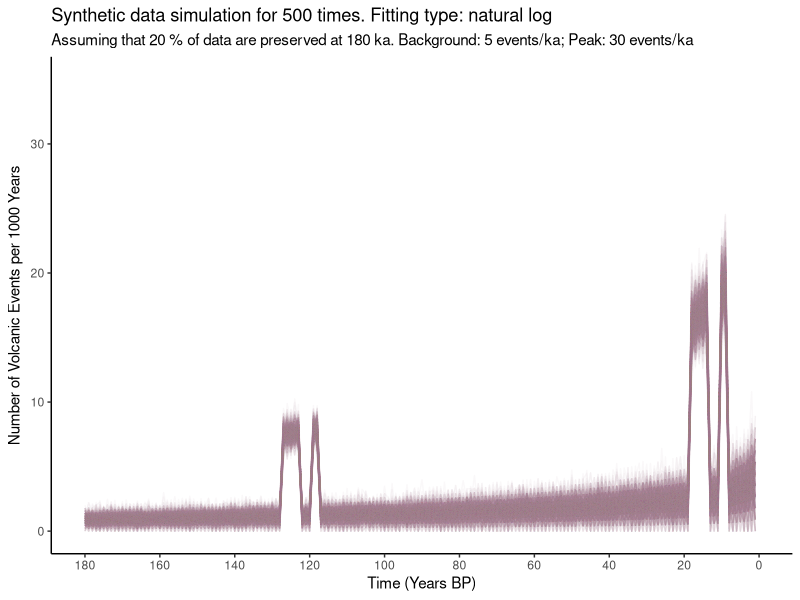

This chart was generated by the following R code:
## ---- chunk 1
knitr::opts_chunk$set(echo = TRUE)
## ---- chunk 2
synthetic_gen <- function(background, background_sd, peak, peak_sd, ar_uncertainty, degla1_begin, degla1_end, degla2_begin, degla2_end, small, gap){
  
  bg <- background
  pk <- peak
  bgsd <- background_sd
  pksd <- peak_sd
  t1 <- degla1_begin
  t2 <- degla1_end
  t3 <- degla2_begin
  t4 <- degla2_end
  gap <- as.integer(gap)
  
  library(ggplot2)
  
  # Initiating a new data.frame for the synthetic data
  syn <- data.frame(ka = c(1:180))
  syn$yearsBP <- NA
  for (i in 1:nrow(syn)){
    syn$yearsBP[i] <- syn$ka[i] * 1000
  }
  
  # Generating the synthetic data
  # method:
  # 1) Background noise = 5 +/- 4;
  #    The variation is based on the normal distribution
  #    using rnorm(1, mean=5, sd=2) function with as.integer()function
  #    which is: as.integer(rnorm(1, mean=5, sd=2))
  # 2) Peaks at interglacial periods:
  #    when ka -> (14, 18) OR (123, 127)
  # 3) Data at peaks = 30 +/- 5
  #    which is: as.integer(rnorm(1, mean=30, sd=2.5))
  syn$events <- NA
  
  if(small==1){
      for (i in 1:nrow(syn)){
        if(isTRUE(i>=t4 && i<=t3) || isTRUE(i>=t2 && i<=t1)){
            syn$events[i] <- as.integer(rnorm(1, mean=pk, sd=pksd))
            if(syn$events[i] < 0){
              syn$events[i] <- 0
            }
        } else if(isTRUE(i>=(t4-gap) && i<=(t4-gap+1)) || isTRUE(i>=(t2-gap) && i<=(t2-gap+1))){
            syn$events[i] <- as.integer(rnorm(1, mean=pk, sd=pksd))
            if(syn$events[i] < 0){
              syn$events[i] <- 0
            }
        } else {
            syn$events[i] <- as.integer(rnorm(1, mean=bg, sd=bgsd))
            if(syn$events[i] < 0){
              syn$events[i] <- 0
            }
        }
    }
  } else {
    for (i in 1:nrow(syn)){
        if(isTRUE(i>=t4 && i<=t3) || isTRUE(i>=t2 && i<=t1)){
            syn$events[i] <- as.integer(rnorm(1, mean=pk, sd=2.5))
            if(syn$events[i] < 0){
              syn$events[i] <- 0
            }
        } else {
            syn$events[i] <- as.integer(rnorm(1, mean=bg, sd=2))
            if(syn$events[i] < 0){
              syn$events[i] <- 0
            }
        }
    }
  }
  
  # generating temporal uncertainty up to 10% for Argon dating
  for (i in 2:(nrow(syn)-1)){
    x <- runif(1,0,1)
    if(x < ar_uncertainty/2){
      syn$events[i-1] <- syn$events[i-1] * (1 + ar_uncertainty/2)
      syn$events[i] <-  syn$events[i] * (1 - ar_uncertainty/2)
      if(syn$events[i] < 0){
        syn$events[i] <- 0
      }
    } else if (x > (1 - ar_uncertainty/2)) {
      syn$events[i] <- syn$events[i] * (1 + ar_uncertainty/2)
      syn$events[i+1] <-  syn$events[i+1] * (1 - ar_uncertainty/2)
      if(syn$events[i+1] < 0){
        syn$events[i+1] <- 0
      }
    }
  }
  
  
  # plot to see the synthetic data
  
  plot <- ggplot()+
    geom_line(data=syn, aes(x=syn$ka, y=syn$events))+
    scale_x_reverse(limits = c(180, 0),breaks = scales::pretty_breaks(n = 18)) +
    ggtitle("Synthetic data") +
    theme(panel.grid.major = element_blank(), panel.grid.minor = element_blank(),
          panel.background = element_blank(), axis.line = element_line(colour = "black"))+
    labs(y = "Events",
         x = "Ka")
  
  plot
  
  return(syn)
}

## ---- chunk 3
mc_syn <- function(type, p, run, background, background_sd, peak, peak_sd, ar_uncertainty, degla1_begin, degla1_end, degla2_begin, degla2_end, small, gap){
  
  require(stringdist)
  
  #df <- syn
  #p <- 0.1
  #run <- 100
  
  
  bg <- background
  pk <- peak
  bgsd <- background_sd
  pksd <- peak_sd
  t1 <- degla1_begin
  t2 <- degla1_end
  t3 <- degla2_begin
  t4 <- degla2_end
  #type <-"linear"
  
  # Initiating the output data frame
  output <- data.frame(ka = c(1:180))
  
  if(type %in% "linear"){
    
    for(mc in 1:run){
      # generate a new synthetic dataset
      df <- synthetic_gen(bg, bgsd, pk, pksd, ar_uncertainty, t1, t2, t3, t4, small, gap)
      
      # calculate the number of events preserved in each time period
      output$nextrun <- NA
      df$prob <- NA
      
      # In the linear case, the fitting curve y = kx + b passes through (0,1) and (180, p)
      # Therefore:
      # b = 1 and 180k + 1 = p
      # solve: k = (p-1)/180
      # And the curve is: y = (p-1) * x / 180 + 1 where y is the prob and x is ka
      # And the number of preserved events is y * df$events[i]
      
      for (i in 1:nrow(output)){
        df$prob[i] <- (p-1) * df$ka[i] / 180 + 1
        output$nextrun[i] <- ((p-1) * output$ka[i] / 180 + 1) * df$events[i]
      }

      
      # set the column name
      names(output)[mc+1] <- paste("Simu",toString(mc), sep = " ", collapse = NULL)

    }
    # plot
    maint <- paste("Synthetic data simulation for", toString(run), "times. Fitting type:", type)
    subt <- paste("Assuming that", toString(p*100), "% of data are preserved at 180 ka. Background:", toString(bg), "events/ka; Peak:", toString(pk), "events/ka")
    last <- run + 1
    plot <- ggplot()
    for(i in 2:last){
      gg.data <- data.frame(Time=output[,1], Events=output[,i])
      plot<- plot+
        geom_line(data=gg.data, aes(x=Time, y=Events),size = 0.5, colour="#A67C94", alpha = 0.05) 
    }
    
    plot <- plot + scale_x_reverse(limits = c(180, 0.1),breaks = scales::pretty_breaks(n = 9)) +
      ggtitle(maint, subt) +
      theme(panel.grid.major = element_blank(), panel.grid.minor = element_blank(),
            panel.background = element_blank(), axis.line = element_line(colour = "black"))+
      scale_y_continuous(name = expression("Number of Volcanic Events per 1000 Years"), limits = c(0, 35))+
      labs(y = "Counts",
           x = "Time (Years BP)",
           colour = "Parameter")
    print(plot)
    
    # return data
    return(output)
    
  } else if (type %in% "inverse"){
    for(mc in 1:run){
      # generate a new synthetic dataset
      df <- synthetic_gen(bg, bgsd, pk, pksd, ar_uncertainty, t1, t2, t3, t4, small, gap)
      
      # calculate the number of events preserved in each time period
      output$nextrun <- NA
      df$prob <- NA
      
      # In the linear case, the fitting curve y = k/(x + b) passes through (0,1) and (180, p)
      # Therefore:
      # b = -k and k/(180 + k) = p
      # solve: k = 180*p/(1 - p)
      # And the curve is: y = (180 * p / (1 - p))/ (x + (180 * p / (1 - p)))
      # where y is the prob and x is ka
      # And the number of preserved events is y * df$events[i]
      
      for (i in 1:nrow(output)){
        df$prob[i] <- (180 * p / (1 - p))/ (df$ka[i] + (180 * p / (1 - p)))
        output$nextrun[i] <- df$prob[i] * df$events[i]
      }
      
      
      # set the column name
      names(output)[mc+1] <- paste("Simu",toString(mc), sep = " ", collapse = NULL)
      
    }
    # plot
    maint <- paste("Synthetic data simulation for", toString(run), "times. Fitting type:", type, "proportional")
    subt <- paste("Assuming that", toString(p*100), "% of data are preserved at 180 ka. Background:", toString(bg), "events/ka; Peak:", toString(pk), "events/ka")
    last <- run + 1
    plot <- ggplot()
    for(i in 2:last){
      gg.data <- data.frame(Time=output[,1], Events=output[,i])
      plot<- plot+
        geom_line(data=gg.data, aes(x=Time, y=Events),size = 0.5, colour="#A67C94", alpha = 0.05) 
    }
    
    plot <- plot + scale_x_reverse(limits = c(180, 0.1),breaks = scales::pretty_breaks(n = 9)) +
      ggtitle(maint, subt) +
      theme(panel.grid.major = element_blank(), panel.grid.minor = element_blank(),
            panel.background = element_blank(), axis.line = element_line(colour = "black"))+
      scale_y_continuous(name = expression("Number of Volcanic Events per 1000 Years"), limits = c(0, 35))+
      labs(y = "Counts",
           x = "Time (Years BP)",
           colour = "Parameter")
    print(plot)
    
    # return data
    return(output)

  } else if (type %in% "log"){
    
    # for convenience in natural log calculation, we use probability of DROPPING instead of KEEPING
    # so we need to initiating a new var called p1
    
    p1 <- 1 - p
    
    for(mc in 1:run){
      # generate a new synthetic dataset
      df <- synthetic_gen(bg, bgsd, pk, pksd, ar_uncertainty, t1, t2, t3, t4, small, gap)
      
      # calculate the number of events preserved in each time period
      output$nextrun <- NA
      df$prob <- NA
      
      # In the natural log case, the fitting curve y = ln(x+b)/k passes through (0,1) and (180, p1)
      # detailed calculation could be found on the github folder named naturalLog.png
      # And the curve is: y = ln(x+1)/(5.198/p1)
      # And the number of preserved events is (1-y) * df$events[i]
      
      for (i in 1:nrow(output)){
        df$prob[i] <- 1- (log(df$ka[i] + 1) / (5.198 / p1))
        output$nextrun[i] <- df$prob[i] * df$events[i]
      }
      
      
      # set the column name
      names(output)[mc+1] <- paste("Simu",toString(mc), sep = " ", collapse = NULL)
      
    }
    # plot
    maint <- paste("Synthetic data simulation for", toString(run), "times. Fitting type: natural", type)
    subt <- paste("Assuming that", toString(p*100), "% of data are preserved at 180 ka. Background:", toString(bg), "events/ka; Peak:", toString(pk), "events/ka")
    last <- run + 1
    plot <- ggplot()
    for(i in 2:last){
      gg.data <- data.frame(Time=output[,1], Events=output[,i])
      plot<- plot+
        geom_line(data=gg.data, aes(x=Time, y=Events),size = 0.5, colour="#A67C94", alpha = 0.05) 
    }
    
    plot <- plot + scale_x_reverse(limits = c(180, 0.1),breaks = scales::pretty_breaks(n = 9)) +
      ggtitle(maint, subt) +
      theme(panel.grid.major = element_blank(), panel.grid.minor = element_blank(),
            panel.background = element_blank(), axis.line = element_line(colour = "black"))+
      scale_y_continuous(name = expression("Number of Volcanic Events per 1000 Years"), limits = c(0, 35))+
      labs(y = "Counts",
           x = "Time (Years BP)",
           colour = "Parameter")
    print(plot)
    
    # return data
    return(output)
    
  } else {
    error <- "Fitting curve options: linear, log or inverse"
    print(error)
    return(NA)
  }
  
  
}
## ---- chunk 4
result <- mc_syn("log", 0.2, 500, 5, 2, 30, 2.5, 0.1, 127, 123, 18, 14, 1, 5)
